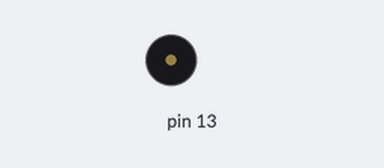
Bench run of a sketch on a simulated Arduino Uno, built with avr-gcc and run on an emulated ATmega328P. On the bench: buzzer (waves = sounding).

Above: at 0.5 s.
Timing chart, 0 to 3.0 s (numbered marks = the images above):
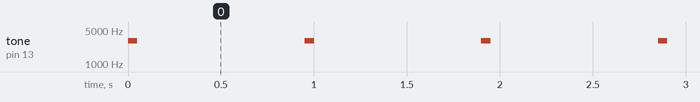

Measured:
- by itself, tone on pin 13: alternates 3000 Hz for 0.05 s and silent for 0.90 s

The sketch:

sketch_mar21c.ino
```cpp
void setup() {
  pinMode(13,OUTPUT);
}

void loop() {
  tone(13,3000,50);
  delay(50);
  noTone(13);
  delay(900);
}
```
